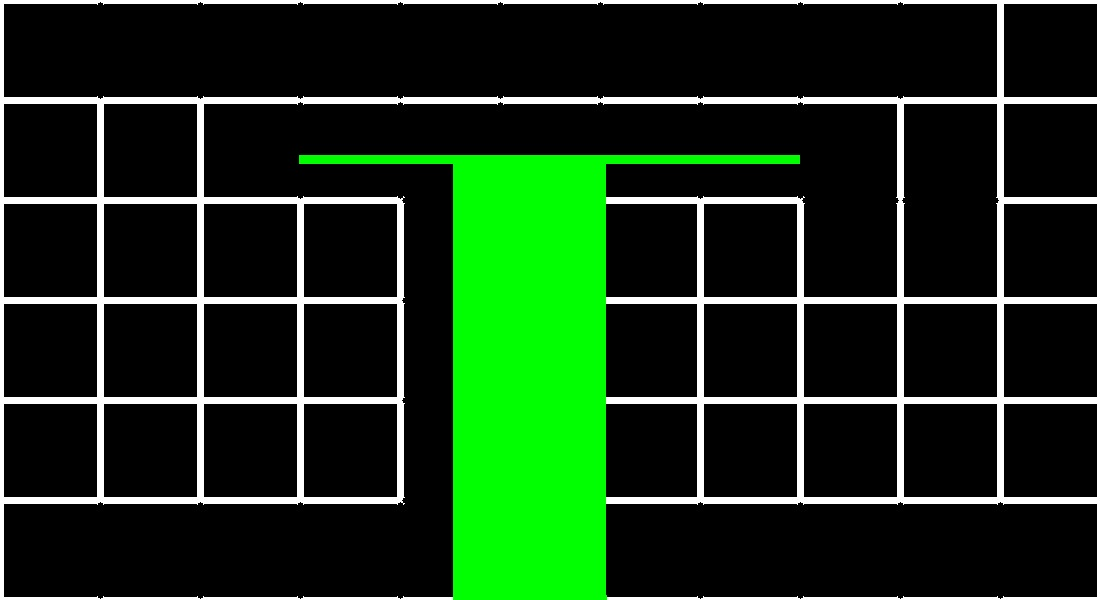
#> input picture back.jpg, 1100 x 600 px, given in place of the camera
$ jupyter execute --allow-errors tests.ipynb
#> lines starting #> are read from the running program, lines starting #| are printed output that depends on the picture; after the words box and inside, x2 and y2 are one past the last pixel; in counts of white or black regions, pixels touching at a corner belong together
[cell 1]
import cv2
import numpy as np

cap = cv2.VideoCapture(0)
def draw_lines(img,lines):
    try:
        for line in lines:
            cords=line[0]
            cv2.line(img,(cords[0],cords[1]),(cords[2],cords[3]),[255,0,0],3)
    except:
        pass

    return img

while(1):

    _, frame = cap.read()
#> frame is the input picture: shape (600, 1100, 3); mean B, G, R 24, 51.2, 24

    cv2.imshow('Original',frame)
    blur=cv2.GaussianBlur(frame,(3,3),0)
    edges = cv2.Canny(blur,100,200)
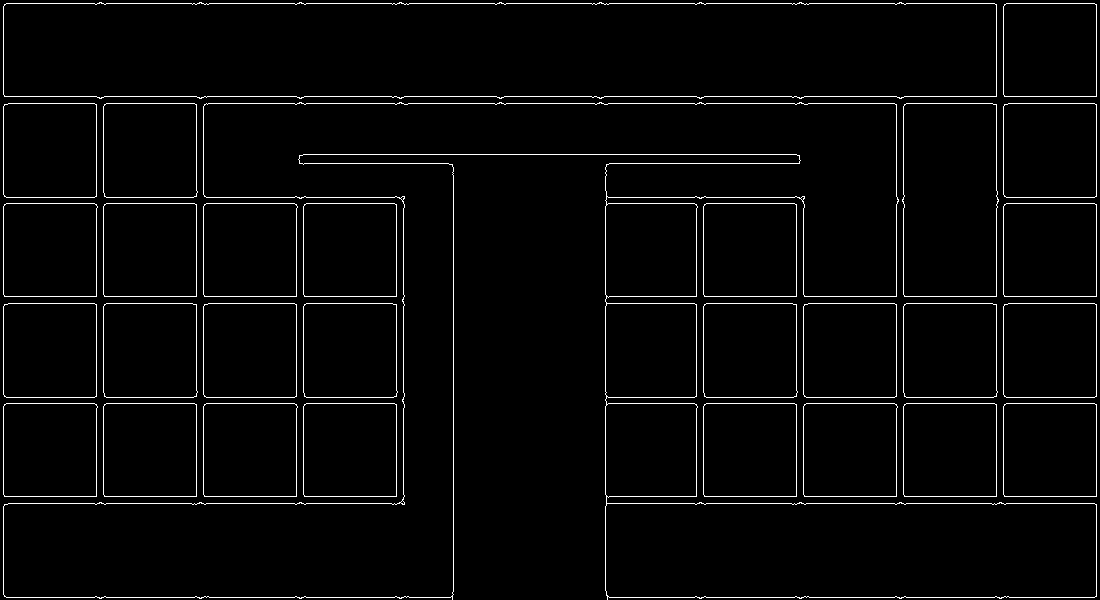
#> edges: shape (600, 1100); 2.9% white in thin lines or dots
    lines = cv2.HoughLines(edges,1,np.pi/180,100)
#> lines = 66 rows, first 8: [3, 1.57], [96, 1.57], [103, 1.57], [597, 1.57], [503, 1.57], [296, 1.57], [496, 1.57], [403, 1.57]
    #print(lines)
    try:
        for rho,theta in lines[0]:
            a = np.cos(theta)
            b = np.sin(theta)
            x0 = a*rho
            y0 = b*rho
            x1 = int(x0 + 1000*(-b))   # Here i have used int() instead of rounding the decimal value, so 3.8 --> 3
            y1 = int(y0 + 1000*(a))    # But if you want to round the number, then use np.around() function, then 3.8 --> 4.0
            x2 = int(x0 - 1000*(-b))   # But we need integers, so use int() function after that, ie int(np.around(x))
            y2 = int(y0 - 1000*(a))
            cv2.line(frame,(x1,y1),(x2,y2),(0,255,0),2)
#> this loop made 1 pass
#> (rho, theta, a, b, x0, y0, x1, y1) on pass 1: (3, 1.57, -4.37e-08, 1, -1.31e-07, 3, -1000, 2)
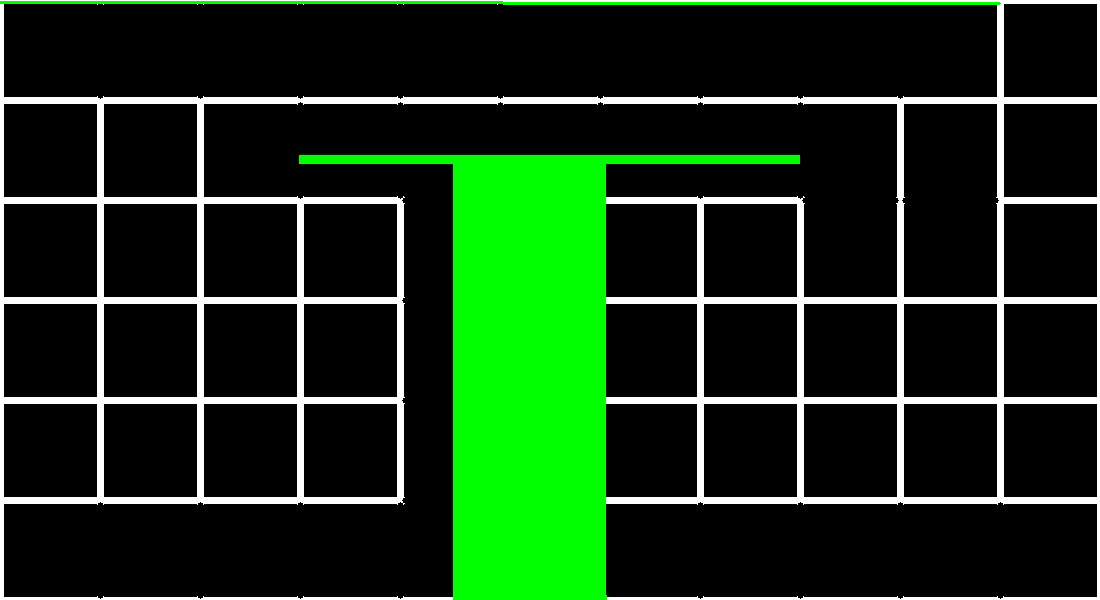
#> frame: shape (600, 1100, 3); 0.45% of pixels changed, all inside (x1, y1, x2, y2) = (0, 1, 1001, 5)
        cv2.imshow('houghlines',frame)
    except:
        pass

    k = cv2.waitKey(5) & 0xFF
#> (key Esc is pressed here)
    if k == 27:
        break

cv2.destroyAllWindows()
cap.release()

[cell 2]
import cv2
import numpy as np
import matplotlib.pyplot as plt
def imshow(img):
    gray =img# cv2.cvtColor(img, cv2.COLOR_BGR2GRAY)
    plt.imshow(gray)
    plt.title('my picture')
    plt.show()

[cell 3]
template=cv2.imread('arrow.jpg',cv2.IMREAD_GRAYSCALE)
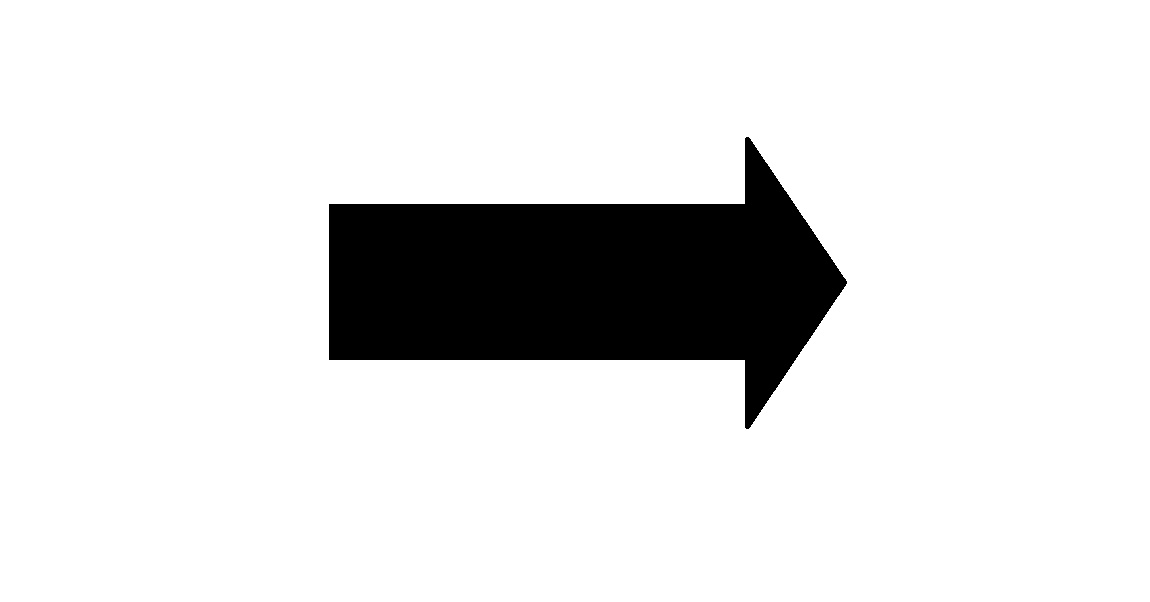
#> input picture arrow.JPG, 1150 x 602 px, found by its file name
#> template is the input picture: shape (602, 1150); min 0, max 255, mean 225.4
frame=cv2.imread('dest.png',cv2.IMREAD_GRAYSCALE)
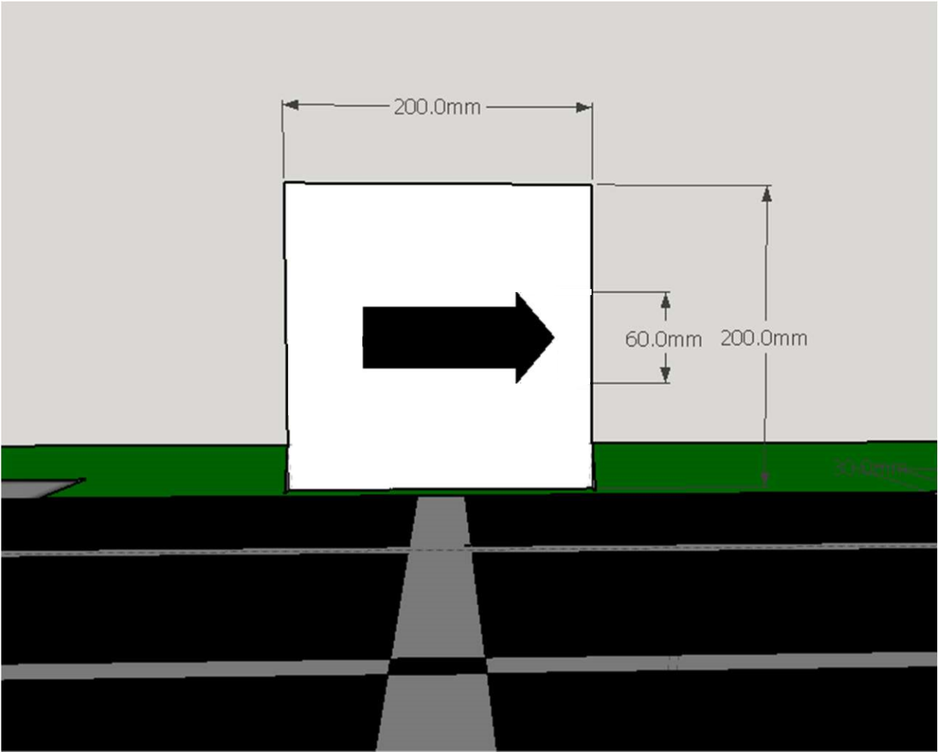
#> input picture dest.png, 938 x 752 px, shrunk from 1240 x 994 before the run
#> frame: shape (752, 938); min 0, max 255, mean 140.2

[cell 4]
temp_canny=cv2.Canny(template,100,200)
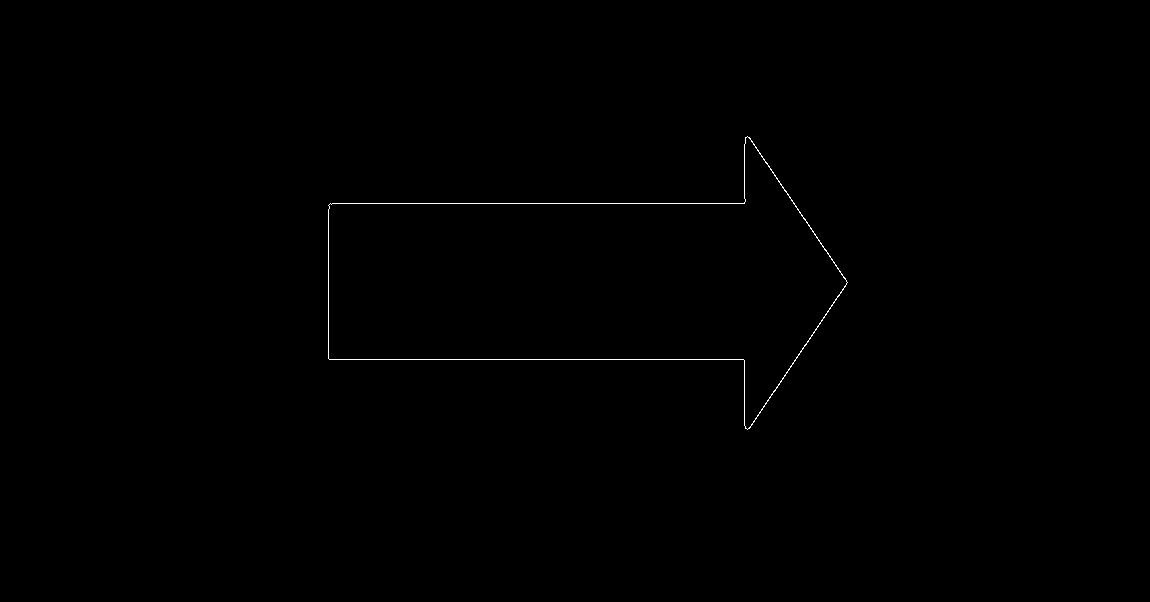
#> temp_canny: shape (602, 1150); 0.22% white in thin lines or dots, all inside (x1, y1, x2, y2) = (328, 136, 848, 430)
imshow(temp_canny)
cv2.imshow('edges',temp_canny)
cv2.waitKey(0)
#> Out = 27

#> (a cell that did not finish here is left out)

[cell 6]
#cv2.imshow('Original',frame)
blur=cv2.GaussianBlur(frame,(3,3),0)
#> blur: shape (752, 938)
edges = cv2.Canny(blur,100,200,apertureSize = 3)
#> edges: shape (752, 938); 1.8% white in thin lines or dots, all inside (x1, y1, x2, y2) = (1, 98, 938, 752)
#cv2.imshow('edges',edges)
#cv2.waitKey(0)
minLineLength = 5
maxLineGap = 10
lines = cv2.HoughLinesP(edges,1,np.pi/180,minLineLength,minLineLength,maxLineGap)
#> lines = 166 rows, first 6: [590, 444, 590, 294], [593, 441, 593, 292], [532, 545, 585, 545], [34, 444, 284, 444], [936, 652, 936, 440], [1, 750, 375, 750]

[cell 7]
for line in lines:
    print(line)
    x1,y1,x2,y2=line[0]
    cv2.line(edges,(x1,y1),(x2,y2),(255,255,255),3)
#> this loop made 166 passes
#| [[590 444 590 294]]
#| [[593 441 593 292]]
#| [[532 545 585 545]]
#| [[ 34 444 284 444]]
#| [[936 652 936 440]]
#| [[  1 750 375 750]]
#| [[461 674 481 674]]
#| [[616 184 771 184]]
#> (further printed lines are left out)
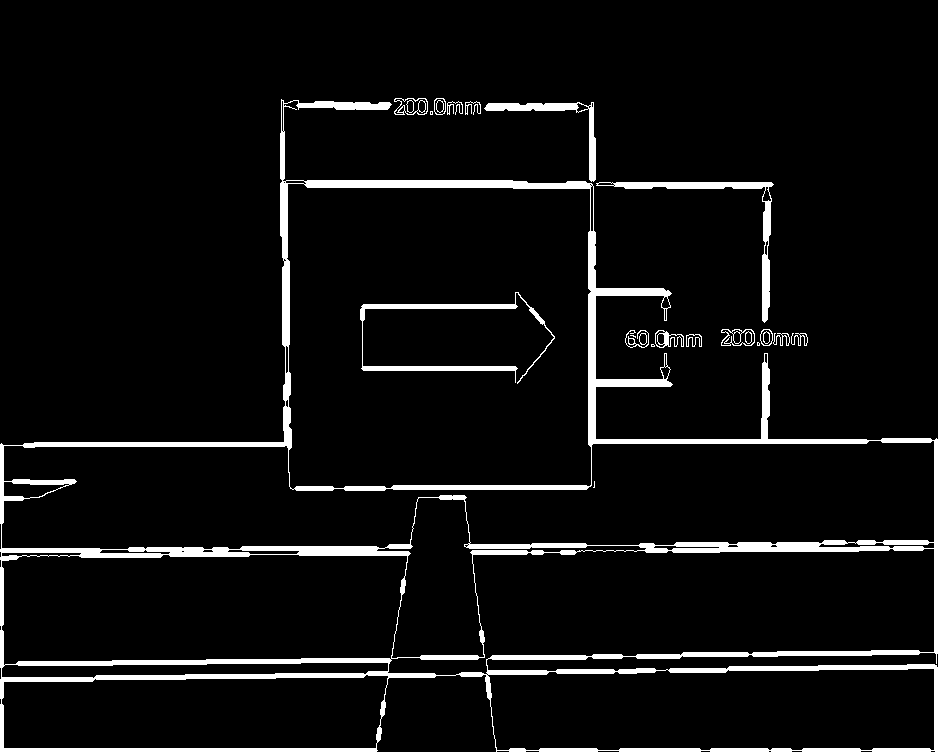
#> edges: shape (752, 938); 6% white; 25 white regions (5 under 20 px), largest, box (x1, y1, x2, y2) and area: (0, 99, 938, 752) 35584, (596, 182, 774, 323) 1913, (360, 292, 555, 384) 1904

cv2.imshow('houghlines',edges)
cv2.waitKey(0)
#> Out = 27

[cell 8]
#print(lines)
try:
    for rho,theta in lines[0]:
        #print(rho,theta)
        a = np.cos(theta)
        b = np.sin(theta)
        x0 = a*rho
        y0 = b*rho
        x1 = int(x0 + 1000*(-b))   # Here i have used int() instead of rounding the decimal value, so 3.8 --> 3
        y1 = int(y0 + 1000*(a))    # But if you want to round the number, then use np.around() function, then 3.8 --> 4.0
        x2 = int(x0 - 1000*(-b))   # But we need integers, so use int() function after that, ie int(np.around(x))
        y2 = int(y0 - 1000*(a))
        cv2.line(frame,(x1,y1),(x2,y2),(0,255,0),2)
    cv2.imshow('houghlines',frame)
except:
    pass
cv2.waitKey(0)
#> Out = 27

[cell 9]
print(lines[0])
#| [[590 444 590 294]]
